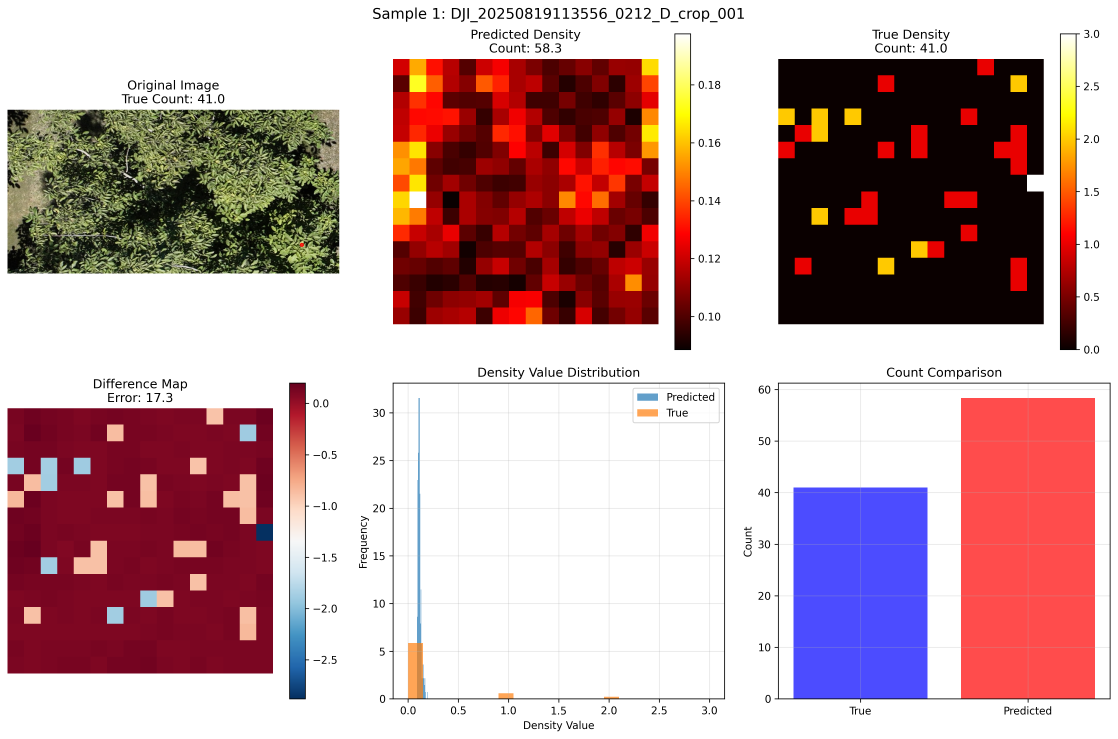
#> input picture density_test_all_25/density_maps/density_sample_1.png, 4469 x 2955 px (shown at 1/4 size); its folder holds 4 pictures in this run
$ python synthetic_generator.py --walnut_instances ../density_test_all_25/density_maps/density_sample_1.png --canopy_plates ../density_test_all_25/density_maps
#> lines starting #> are read from the running program, lines starting #| are printed output that depends on the picture
#!/usr/bin/env python3
"""
Generate synthetic walnut images: composite walnut cutouts onto canopy plates with photometric
matching and realistic placement. Produces synthetic images and density maps for training the density model.

How to run:
  python synthetic_generator.py --walnut_instances path/to/metadata --canopy_plates path/to/plates --output path/to/output [--num_images 2000]

Use --help for all options. Requires synthetic_pipeline output (WalnutInstance metadata). Run from synthetic_pipeline_code/.
"""

import os
import cv2
import numpy as np
import json
import random
from pathlib import Path
from typing import List, Tuple, Dict, Optional
import math
from dataclasses import dataclass
import argparse

# Import WalnutInstance from synthetic_pipeline
from synthetic_pipeline import WalnutInstance

@dataclass
class SyntheticImage:
    """Data class for synthetic image and its metadata"""
    image: np.ndarray
    density_map: np.ndarray
    walnut_centers: List[Tuple[int, int]]
    walnut_diameters: List[float]
    image_path: str
    label_path: str

class PhotometricMatcher:
    """Handles photometric matching between walnuts and background"""

    # [104 lines left out: functions match_walnut_to_background, add_shadow, not called in this run]

class SyntheticImageGenerator:
    """Generates synthetic walnut images with realistic compositing"""

    def __init__(self, walnut_instances: List, canopy_plates: List, output_dir: str,
                 use_photometric_matching: bool = True):
        self.walnut_instances = walnut_instances
        self.canopy_plates = canopy_plates
        self.output_dir = output_dir
        self.photometric_matcher = PhotometricMatcher()
        self.use_photometric_matching = use_photometric_matching

        # Create output directories
        os.makedirs(os.path.join(output_dir, 'synthetic_images'), exist_ok=True)
        os.makedirs(os.path.join(output_dir, 'density_maps'), exist_ok=True)
        os.makedirs(os.path.join(output_dir, 'labels'), exist_ok=True)
        os.makedirs(os.path.join(output_dir, 'metadata'), exist_ok=True)

        # Load walnut statistics and instances
        self._load_walnut_statistics()
        self._load_walnut_instances()

    def _load_walnut_statistics(self):
        """Load walnut diameter and brightness statistics"""
        metadata_path = os.path.join(self.output_dir, 'metadata', 'walnut_instances.json')

        if os.path.exists(metadata_path):
            with open(metadata_path, 'r') as f:
                metadata = json.load(f)
                self.diameter_stats = metadata.get('diameter_stats', {})
                self.brightness_stats = metadata.get('brightness_stats', {})
        else:
            # Default statistics
            self.diameter_stats = {'mean': 20.0, 'std': 5.0, 'min': 8.0, 'max': 32.0}
            self.brightness_stats = {'mean': 100.0, 'std': 30.0, 'min': 50.0, 'max': 200.0}

    def _load_walnut_instances(self):
        """Load walnut instances from metadata"""
        metadata_path = os.path.join(self.output_dir, 'metadata', 'walnut_instances.json')

        if os.path.exists(metadata_path):
            with open(metadata_path, 'r') as f:
                metadata = json.load(f)
                instances_data = metadata.get('instances', [])

                # Convert to WalnutInstance objects
                self.walnut_instances = []
                for instance_data in instances_data:
                    # Load the actual walnut cutout image
                    walnut_cutout = cv2.imread(instance_data['image_path'], cv2.IMREAD_UNCHANGED)
                    if walnut_cutout is not None:
                        # Extract alpha channel
                        alpha = walnut_cutout[:, :, 3] if walnut_cutout.shape[2] == 4 else None

                        if alpha is not None:
                            walnut_instance = WalnutInstance(
                                image_path=instance_data['image_path'],
                                center_x=instance_data['center_x'],
                                center_y=instance_data['center_y'],
                                diameter=instance_data['diameter'],
                                brightness=instance_data['brightness'],
                                alpha_mask=alpha,
                                bbox=tuple(instance_data['bbox'])
                            )
                            self.walnut_instances.append(walnut_instance)

                print(f"📦 Loaded {len(self.walnut_instances)} walnut instances from metadata")
        else:
            print("⚠️  No walnut instances metadata found, using empty list")
            self.walnut_instances = []

    def generate_synthetic_images(self, num_images: int = 1000,
                                image_size: Tuple[int, int] = (512, 512),
                                min_walnuts: int = 10, max_walnuts: int = 50,
                                density_patch_size: int = 32) -> List[SyntheticImage]:
        """
        Generate synthetic walnut images

        Args:
            num_images: Number of synthetic images to generate
            image_size: Size of synthetic images (width, height)
            min_walnuts: Minimum number of walnuts per image
            max_walnuts: Maximum number of walnuts per image
            density_patch_size: Size of density map patches

        Returns:
            List of generated synthetic images
        """

        print(f"🎨 Generating {num_images} synthetic images...")

        synthetic_images = []

        for i in range(num_images):
            if (i + 1) % 100 == 0:
                print(f"  Generated {i + 1}/{num_images} images...")

            # Select random canopy plate
            canopy_plate = random.choice(self.canopy_plates)

            # Resize canopy plate to target size
            background = cv2.resize(canopy_plate.image, image_size)
            placement_mask = cv2.resize(canopy_plate.mask, image_size)

            # Generate number of walnuts
            num_walnuts = random.randint(min_walnuts, max_walnuts)

            # Place walnuts
            result_image, walnut_centers, walnut_diameters = self._place_walnuts(
                background, placement_mask, num_walnuts
            )

            # Create density map
            density_map = self._create_density_map(
                walnut_centers, image_size, density_patch_size
            )

            # Save synthetic image
            image_path = os.path.join(self.output_dir, 'synthetic_images', f"synthetic_{i:06d}.png")
            cv2.imwrite(image_path, result_image)

            # Save density map
            density_path = os.path.join(self.output_dir, 'density_maps', f"density_{i:06d}.npy")
            np.save(density_path, density_map)

            # Save labels (center points)
            label_path = os.path.join(self.output_dir, 'labels', f"label_{i:06d}.txt")
            self._save_labels(walnut_centers, walnut_diameters, label_path)

            synthetic_images.append(SyntheticImage(
                image=result_image,
                density_map=density_map,
                walnut_centers=walnut_centers,
                walnut_diameters=walnut_diameters,
                image_path=image_path,
                label_path=label_path
            ))

        print(f"✅ Generated {len(synthetic_images)} synthetic images")

        # Save generation metadata
        self._save_generation_metadata(synthetic_images)

        return synthetic_images

    def _place_walnuts(self, background: np.ndarray, placement_mask: np.ndarray,
                      num_walnuts: int) -> Tuple[np.ndarray, List[Tuple[int, int]], List[float]]:
        """
        Place walnuts on background image

        Args:
            background: Background image
            placement_mask: Mask indicating valid placement areas
            num_walnuts: Number of walnuts to place

        Returns:
            Tuple of (result_image, walnut_centers, walnut_diameters)
        """

        result_image = background.copy()
        walnut_centers = []
        walnut_diameters = []

        h, w = background.shape[:2]

        for _ in range(num_walnuts):
            # Select random walnut instance
            walnut_instance = random.choice(self.walnut_instances)

            # Load walnut cutout
            walnut_cutout = cv2.imread(walnut_instance.image_path, cv2.IMREAD_UNCHANGED)
            if walnut_cutout is None:
                continue

            # Extract alpha channel
            alpha = walnut_cutout[:, :, 3] if walnut_cutout.shape[2] == 4 else None
            if alpha is None:
                continue

            # Scale walnut based on diameter statistics (more conservative scaling)
            target_diameter = self._sample_diameter()
            scale_factor = target_diameter / walnut_instance.diameter
            scale_factor = np.clip(scale_factor, 0.3, 1.5)  # More conservative scaling for realism

            # Resize walnut
            new_size = (int(walnut_cutout.shape[1] * scale_factor),
                       int(walnut_cutout.shape[0] * scale_factor))
            if new_size[0] < 1 or new_size[1] < 1:
                continue

            walnut_resized = cv2.resize(walnut_cutout, new_size)
            alpha_resized = cv2.resize(alpha, new_size)

            # Find valid placement position
            placement_pos = self._find_placement_position(
                placement_mask, new_size, walnut_centers, min_distance=30
            )

            if placement_pos is None:
                continue

            x, y = placement_pos

            # Apply photometric matching if enabled
            if self.use_photometric_matching:
                # Extract background region for photometric matching
                bg_region = self._extract_background_region(
                    background, x, y, new_size, padding=10
                )

                # Apply conservative photometric matching
                walnut_matched = self.photometric_matcher.match_walnut_to_background(
                    walnut_resized[:, :, :3], bg_region, alpha_resized
                )
            else:
                # Use original walnut colors without matching
                walnut_matched = walnut_resized[:, :, :3]

            # Add shadow
            walnut_with_shadow = self.photometric_matcher.add_shadow(
                walnut_matched, alpha_resized
            )

            # Composite walnut onto background
            result_image = self._composite_walnut(
                result_image, walnut_with_shadow, alpha_resized, x, y
            )

            # Record walnut information
            center_x = x + new_size[0] // 2
            center_y = y + new_size[1] // 2
            walnut_centers.append((center_x, center_y))
            walnut_diameters.append(target_diameter)

        return result_image, walnut_centers, walnut_diameters

    # [168 lines left out: functions _sample_diameter, _find_placement_position, _is_valid_placement, _extract_background_region, _composite_walnut, _create_density_map and 2 more, not called in this run]

def main():
    """Main function to generate synthetic images"""

    parser = argparse.ArgumentParser(description="Generate synthetic walnut images")
    parser.add_argument("--walnut_instances", required=True,
                       help="Path to walnut instances metadata")
    parser.add_argument("--canopy_plates", required=True,
                       help="Path to canopy plates directory")
    parser.add_argument("--output", default="./synthetic_data",
                       help="Output directory for synthetic data")
    parser.add_argument("--num_images", type=int, default=1000,
                       help="Number of synthetic images to generate")
    parser.add_argument("--image_size", type=int, nargs=2, default=[512, 512],
                       help="Size of synthetic images (width height)")
    parser.add_argument("--min_walnuts", type=int, default=10,
                       help="Minimum walnuts per image")
    parser.add_argument("--max_walnuts", type=int, default=50,
                       help="Maximum walnuts per image")
    parser.add_argument("--no_photometric_matching", action="store_true",
                       help="Disable photometric matching to preserve original walnut colors")

    args = parser.parse_args()

    print("🎨 Synthetic Image Generator")
    print("=" * 40)

    # Load walnut instances (will be loaded by the generator)
    walnut_instances = []  # Will be loaded from metadata in the generator

    # Load canopy plates
    canopy_plates = []
    for plate_file in Path(args.canopy_plates).glob("*.png"):
        image = cv2.imread(str(plate_file))
#> image is the input picture: shape (2955, 4469, 3); mean B, G, R 166.3, 163.3, 195.6
        if image is not None:
            # Create simple placement mask (all areas valid)
            placement_mask = np.ones(image.shape[:2], dtype=np.uint8) * 255
            canopy_plates.append(type('CanopyPlate', (), {
                'image_path': str(plate_file),
                'image': image,
                'mask': placement_mask
            })())

    if not canopy_plates:
        print("Error: No canopy plates found")
        return

    # Generate synthetic images
    use_photometric = not args.no_photometric_matching
#> use_photometric = True
    generator = SyntheticImageGenerator(walnut_instances, canopy_plates, args.output, use_photometric)
    synthetic_images = generator.generate_synthetic_images(
        num_images=args.num_images,
        image_size=tuple(args.image_size),
        min_walnuts=args.min_walnuts,
        max_walnuts=args.max_walnuts
    )
#> in generate_synthetic_images, `background = cv2.resize(canopy_plate.image, image_size)`:
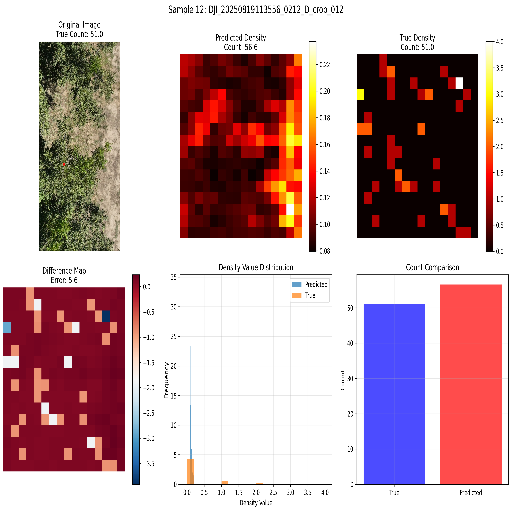
#> background: shape (512, 512, 3); mean of channels 0, 1, 2 168.1, 163.5, 194.3; drawn as B, G, R
#> in generate_synthetic_images, `placement_mask = cv2.resize(canopy_plate.mask, image_size)`: placement_mask: shape (512, 512); every value is 255

    print(f"✅ Generated {len(synthetic_images)} synthetic images")

if __name__ == "__main__":
#> (the run stopped early here; a loop or call above may not have finished)
